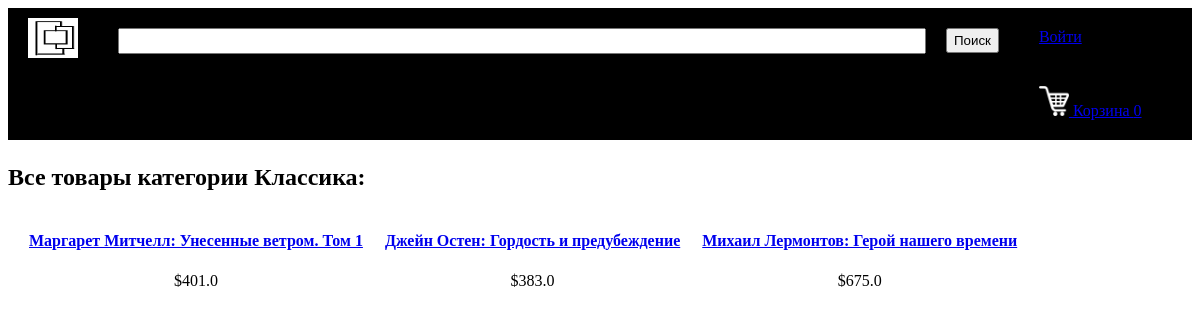
Screenshot of /displayCategory?categoryId=1 with the database file from the repository.
### tables this page shows
CREATE TABLE categories
		(categoryId INTEGER PRIMARY KEY,
		name TEXT
		);

CREATE TABLE products
		(productId INTEGER PRIMARY KEY,
		name TEXT,
		price REAL,
		description TEXT,
		stock INTEGER,
		categoryId INTEGER,
		FOREIGN KEY(categoryId) REFERENCES categories(categoryId)
		);

### main.py (the view)
@app.route("/displayCategory")
def displayCategory():
        loggedIn, firstName, noOfItems = getLoginDetails()
        categoryId = request.args.get("categoryId")
        with sqlite3.connect('database.db') as conn:
            cur = conn.cursor()
            cur.execute("SELECT products.productId, products.name, products.price, categories.name FROM products, categories WHERE products.categoryId = categories.categoryId AND categories.categoryId = " + categoryId)
            data = cur.fetchall()
        conn.close()
        categoryName = data[0][3]
        data = parse(data)
        return render_template('displayCategory.html', data=data, loggedIn=loggedIn, firstName=firstName, noOfItems=noOfItems, categoryName=categoryName)

### main.py (called while the page is built)
def getLoginDetails():
    with sqlite3.connect('database.db') as conn:
        cur = conn.cursor()
        if 'email' not in session:
            loggedIn = False
            firstName = ''
            noOfItems = 0
        else:
            loggedIn = True
            cur.execute("SELECT userId, firstName FROM users WHERE email = '" + session['email'] + "'")
            userId, firstName = cur.fetchone()
            cur.execute("SELECT count(productId) FROM basket WHERE userId = " + str(userId))
            noOfItems = cur.fetchone()[0]
    conn.close()
    return (loggedIn, firstName, noOfItems)

def parse(data):
    ans = []
    i = 0
    while i < len(data):
        curr = []
        for j in range(7):
            if i >= len(data):
                break
            curr.append(data[i])
            i += 1
        ans.append(curr)
    return ans

### templates/displayCategory.html (shortened to what this page needs)
<!DOCTYPE HTML>
<html>
<head>
<link rel="stylesheet" href={{ url_for('static', filename='css/home.css') }} />
<link rel="stylesheet" href={{ url_for('static', filename='css/topStyle.css') }} />
</head>
<body>
<div id="title">
	<a href="/">
		<img id="logo" src= {{ url_for('static', filename='images/logo.png') }} />
	</a>
	<form>
		<input id="searchBox" type="text" name="searchQuery">
		<input id="searchButton" type="submit" value="Поиск">
	</form>
	{% if not loggedIn %}
	<div id="signInButton">
		<a class="link" href="/loginForm">Войти</a>
	</div>
	{% endif %}
	<div id="kart">
		<a class="link" href="/basket">
			<img src={{url_for('static', filename='images/shoppingCart.png')}} id="cartIcon" />
			Корзина {{noOfItems}}
		</a>
	</div>
</div>
<div>
	<h2>Все товары категории {{categoryName}}:</h2>
	{% for itemData in data %}
	<table>
		<tr id="productName">
			{% for row in itemData %}
			<td>
				<a href="/productDescription?productId={{row[0]}}">
				{{row[1]}}
				</a>
			</td>
			{% endfor %}
		</tr>
		<tr id="productPrice">
			{% for row in itemData %}
			<td>
				${{row[2]}}
			</td>
			{% endfor %}
		</tr>
	</table>
	{% endfor %}
</div>
</body>
</html>

### static/css/home.css (style rules this page uses)
table { border-spacing: 20px; }
#productName { text-align: center; font-weight: bold; }
#productPrice { text-align: center; }

### static/css/topStyle.css (style rules this page uses)
#logo { height: 40px; width: 50px; margin-left: 20px; margin-top: 10px; margin-bottom: 10px; margin-right: 20px; float: left; }
#title { background-color: black; display: inline-block; width: 100%; }
#searchBox { height: 20px; width: 800px; margin-left: 20px; margin-top: 20px; margin-bottom: 20px; margin-right: 20px; float: left; font-size: 1.5em; }
#searchButton { height: 25px; margin-top: 20px; margin-bottom: 20px; margin-right: 20px; float: left; }
#signInButton { color: yellow; margin-top: 20px; margin-bottom: 20px; margin-left: 20px; margin-right: 20px; float: left; }
#kart { color: white; margin-top: 20px; margin-bottom: 20px; margin-left: 20px; margin-right: 20px; float: left; }
#cartIcon { height: 30px; width: 30px; }

### rows the page displays
categories: name "Классика"
products: name "Маргарет Митчелл: Унесенные ветром. Том 1", price "401.0"
products: name "Джейн Остен: Гордость и предубеждение", price "383.0"
products: name "Михаил Лермонтов: Герой нашего времени", price "675.0"

### other values shown
{{ noOfItems }} "0"
